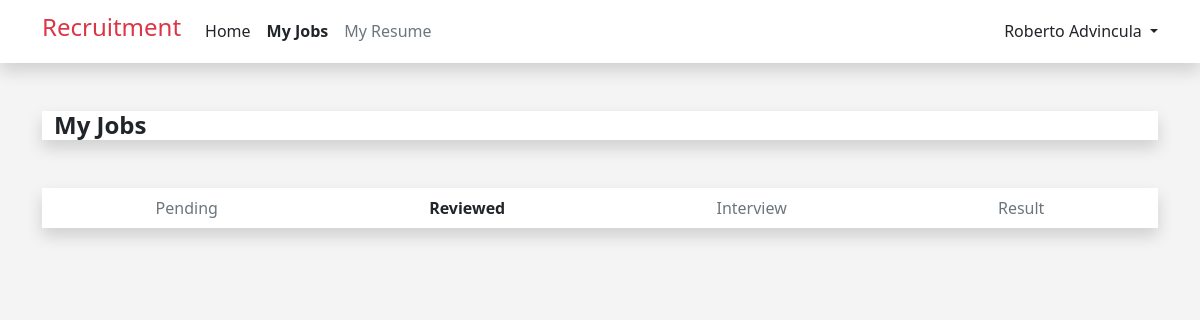
Page /my_jobs.php?status=Reviewed (signed in) on the earlier database version.
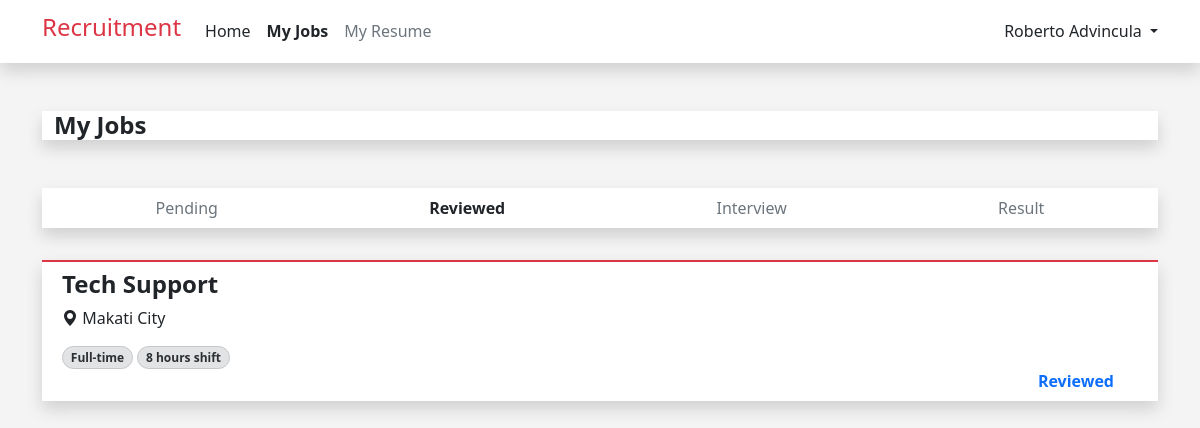
Same page on the later database version.
### tables this page shows
CREATE TABLE `job_applicants` (
  `id` int(12) NOT NULL,
  `user_id` int(12) NOT NULL,
  `job_id` int(12) NOT NULL,
  `application_status` varchar(255) NOT NULL,
  `interview_date` datetime DEFAULT NULL
);

CREATE TABLE `jobs` (
  `id` int(12) NOT NULL,
  `job_name` varchar(255) NOT NULL,
  `salary` int(12) NOT NULL,
  `job_type` varchar(255) NOT NULL,
  `shift_and_schedule` varchar(255) NOT NULL,
  `location` varchar(255) NOT NULL,
  `job_description` text NOT NULL,
  `benefits` text NOT NULL,
  `priority` varchar(255) NOT NULL,
  `department` varchar(255) NOT NULL,
  `created_at` timestamp NOT NULL DEFAULT current_timestamp() ON UPDATE current_timestamp()
);

### my_jobs.php (the view, shortened to what this page needs)
<?php
include ("dbconn.php");
include ("components/header.php");
if (isset($_GET['status'])) {
    $status = $_GET['status'];
    $userId = $_SESSION['user_id'];
    if ($status === 'Result') {
        $query =
            "SELECT jobs.job_name, jobs.job_type, jobs.shift_and_schedule, jobs.location, job_applicants.application_status
            FROM jobs
            INNER JOIN job_applicants ON jobs.id = job_applicants.job_id
            WHERE job_applicants.user_id = ? AND (job_applicants.application_status = ? OR job_applicants.application_status = ?)
            ORDER BY
                CASE WHEN job_applicants.application_status = 'Selected' THEN 0 ELSE 1 END";
        $stmt = $conn->prepare($query);
        $status1 = 'Selected';
        $status2 = 'Not Selected';
        $stmt->bind_param("iss", $userId, $status1, $status2);
        $stmt->execute();
    } else {
        $query =
            "SELECT jobs.job_name, jobs.job_type, jobs.shift_and_schedule, jobs.location, job_applicants.application_status
            FROM jobs
            INNER JOIN job_applicants ON jobs.id = job_applicants.job_id
            WHERE job_applicants.user_id = ? AND job_applicants.application_status = ?";
        $stmt = $conn->prepare($query);
        $stmt->bind_param("is", $userId, $status);
        $stmt->execute();
    }
    $result = $stmt->get_result();
    function getStatusClass($status)
    {
        switch ($status) {
            case 'Reviewed':
                return 'text-primary';
        }
    }
}
?>
<!DOCTYPE html>
<html lang="en">
<head>
</head>
<body style="background-color: #F4F4F4; ">
    <div class="container">
        <div class="container-fluid bg-white shadow mb-5 mt-5 ">
            <h4 class=" mt-1 mb-1 fw-bold">My Jobs</h4>
        </div>
        <div class="d-flex flex-row mb-2 overflow-x-auto w-100 bg-white px-2 shadow" style="overflow: hidden;">
            <div class="nav-item mx-2 text-dark px-3  py-2 mx-auto ">
                <a href="my_jobs.php?status=Pending"
                    class="nav-link <?php echo ($_SERVER['REQUEST_URI'] == '/recruitment/my_jobs.php?status=Pending' || $_SERVER['REQUEST_URI'] == '/recruitment/my_jobs.php?status=Pending/') ? 'text-dark fw-bold' : 'text-secondary'; ?>">
                    Pending
                </a>
            </div>
            <div class="nav-item mx-2 text-dark px-3  py-2 mx-auto">
                <a href="my_jobs.php?status=Reviewed"
                    class="nav-link <?php echo ($_SERVER['REQUEST_URI'] == '/recruitment/my_jobs.php?status=Reviewed' || $_SERVER['REQUEST_URI'] == '/recruitment/my_jobs.php?status=Reviewed/') ? 'text-dark fw-bold' : 'text-secondary'; ?>">
                    Reviewed
                </a>
            </div>
            <div class="nav-item mx-2 text-dark px-3  py-2 mx-auto">
                <a href="my_jobs.php?status=Interview"
                    class="nav-link <?php echo ($_SERVER['REQUEST_URI'] == '/recruitment/my_jobs.php?status=Interview' || $_SERVER['REQUEST_URI'] == '/recruitment/my_jobs.php?status=Interview/') ? 'text-dark fw-bold' : 'text-secondary'; ?>">
                    Interview
                </a>
            </div>
            <div class="nav-item mx-2 text-dark px-3  py-2 mx-auto">
                <a href="my_jobs.php?status=Result"
                    class="nav-link <?php echo ($_SERVER['REQUEST_URI'] == '/recruitment/my_jobs.php?status=Result' || $_SERVER['REQUEST_URI'] == '/recruitment/my_jobs.php?status=Result/') ? 'text-dark fw-bold' : 'text-secondary'; ?>">
                    Result
                </a>
            </div>
        </div>
        <?php
        while ($row = mysqli_fetch_assoc($result)) {
            ?>
            <div class="row">
                <div class="col-sm-12 col-md-12 ">
                    <div class="container-fluid bg-white shadow mb-3 mt-4 border-2 border-top border-danger">
                        <div class="row p-2">
                            <h4 class="fw-bold">
                                <?php echo $row['job_name'] ?>
                            </h4>
                            <div class="row">
                                <div class="col">
                                    <i class="bi bi-geo-alt-fill"></i><span>
                                        <?php echo $row['location']; ?>
                                    </span>
                                </div>
                            </div>
                            <div class="row">
                                <div class="col">
                                    <span
                                        class="badge bg-secondary-subtle border border-secondary-subtle text-secondary-emphasis rounded-pill mt-3">
                                        <?php echo $row['job_type']; ?>
                                    </span>
                                    <span
                                        class="badge bg-secondary-subtle border border-secondary-subtle text-secondary-emphasis rounded-pill mt-3">
                                        <?php echo $row['shift_and_schedule']; ?>
                                    </span>
                                </div>
                            </div>
                            <div class="row">
                                <div class="col d-flex justify-content-end">
                                    <div
                                        class="fw-bold rounded-1 <?php echo getStatusClass($row['application_status']); ?>">
                                        <?php echo $row['application_status']; ?>
                                    </div>
                                </div>
                            </div>
                        </div>
                    </div>
                </div>
            </div>
            <?php
        }
        ?>
    </div>
</body>
</html>

### components/header.php (shortened to what this page needs)
<html lang="en">
<head>
    <link href="https://cdn.jsdelivr.net/npm/bootstrap@5.3.3/dist/css/bootstrap.min.css" rel="stylesheet"
>
    <link rel="stylesheet" href="https://cdn.jsdelivr.net/npm/bootstrap-icons@1.10.5/font/bootstrap-icons.css">
    <link href="https://cdn.jsdelivr.net/npm/summernote@0.8.18/dist/summernote.min.css" rel="stylesheet">
    <link href="https://cdn.jsdelivr.net/npm/summernote@0.8.18/dist/summernote-lite.min.css" rel="stylesheet">
    <link rel="stylesheet" href="https://cdn.datatables.net/2.0.3/css/dataTables.dataTables.min.css">
    <?php
    if (isset($_SESSION['user_role']) && $_SESSION['user_role'] != 'user') {
        if (strpos($_SERVER['REQUEST_URI'], '/admin/') !== false) {
            ?>
            <link rel="stylesheet" href="../components/style.css">
            <?php
        } else {
            ?>
            <link rel="stylesheet" href="components/style.css">
            <?php
        }
    } else {
        ?>
        <link rel="stylesheet" href="components/style.css">
        <?php
    }
    ?>
</head>
<body>
    <?php
    if (isset($_SESSION['user_role']) && $_SESSION['user_role'] != 'user') {
        if (strpos($_SERVER['REQUEST_URI'], '/admin/') !== false) {
            include ('../components/header_content.php');
        } else {
            include ('components/header_content.php');
        }
    } else {
        include ('components/header_content.php');
    }
    ?>
</body>
</html>

### components/header_content.php (shortened to what this page needs)
<nav class="navbar navbar-expand-lg shadow bg-white">
    <div class="container">
        <a href="/recruitment" class="navbar-brand text-danger">
            <h4>Recruitment</h4>
        </a>
        <div class="collapse navbar-collapse justify-content-lg-start" id="navbarNav">
            <ul class="navbar-nav me-lg-auto mb-2 justify-content-center mb-md-0">
                <li class="nav-item">
                    <a href="/recruitment"
                        class="nav-link link-dark <?php echo ($_SERVER['REQUEST_URI'] == '/recruitment' || $_SERVER['REQUEST_URI'] == '/recruitment/' || $_SERVER['REQUEST_URI'] == '/recruitment/index.php') ? 'text-dark fw-bold' : 'text-dark'; ?>">
                        Home
                    </a>
                </li>
                <?php
                if (isset($_SESSION['user_id']) && $_SESSION['user_role'] == 'user') {
                    echo '
                        <li class="nav-item">
                            <a href="/recruitment/my_jobs.php?status=Pending" class="nav-link link-dark  '
                        . ($_SERVER['REQUEST_URI'] == '/recruitment/my_jobs.php?status=Pending' || $_SERVER['REQUEST_URI'] == '/recruitment/my_jobs.php?status=Pending/' ||
                            $_SERVER['REQUEST_URI'] == '/recruitment/my_jobs.php?status=Reviewed' || $_SERVER['REQUEST_URI'] == '/recruitment/my_jobs.php?status=Reviewed/' ||
                            $_SERVER['REQUEST_URI'] == '/recruitment/my_jobs.php?status=Interview' || $_SERVER['REQUEST_URI'] == '/recruitment/my_jobs.php?status=Interview/' ||
                            $_SERVER['REQUEST_URI'] == '/recruitment/my_jobs.php?status=Result' || $_SERVER['REQUEST_URI'] == '/recruitment/my_jobs.php?status=Result/' ? 'text-dark fw-bold' : 'text-secondary') . '">
                                My Jobs
                            </a>
                        </li>
                        <li class="nav-item">
                            <a href="/recruitment/my_resume.php" class="nav-link link-dark ' . ($_SERVER['REQUEST_URI'] == '/recruitment/my_resume.php' || $_SERVER['REQUEST_URI'] == '/recruitment/my_resume.php/' ? 'text-dark fw-bold' : 'text-secondary') . '">
                                My Resume
                            </a>
                        </li>
                        ';
                }
                ?>
            </ul>
            <div class="navbar-text text-end">
                <?php
                if (isset($_SESSION["user_id"])) {
                    $user = $_SESSION["user_name"];
                    echo '
                            <div class="row">
                                <div class="col-sm-1 dropdown d-flex justify-content-start">
                                    <a href="#" class="d-block link-danger text-decoration-none dropdown-toggle text-dark" id="dropdownUser2"
                                        data-bs-toggle="dropdown" aria-expanded="false">
                                        ' . $user . '
                                    </a>
                                    <ul class="dropdown-menu text-small shadow" aria-labelledby="dropdownUser2">
                                        <li><a class="dropdown-item" href="/recruitment/profile.php"><i class="bi bi-person-circle"></i> Profile</a></li>
                                        <li>
                                            <hr class="dropdown-divider">
                                        </li>
                                        <li><a class="dropdown-item" href="/recruitment/logout.php"><i class="bi bi-box-arrow-right"></i> Sign out</i></a></li>
                                    </ul>
                                </div>
                            </div>
                        ';
                } else {
                    echo '
                            <a href="login.php" class="btn btn-outline-danger me-2" style="border-radius: 0;">Login</a>
                            <a href="register.php" class="btn btn-danger" style="border-radius: 0;">Sign-up</a>
                        ';
                }
                ?>
            </div>
        </div>
    </div>
</nav>

Differences in the rows shown:
now on this page (row edited): job_applicants: job.job_name "Tech Support", job.location "Makati City", job.job_type "Full-time", job.shift_and_schedule "8 hours shift", application_status "Reviewed"
